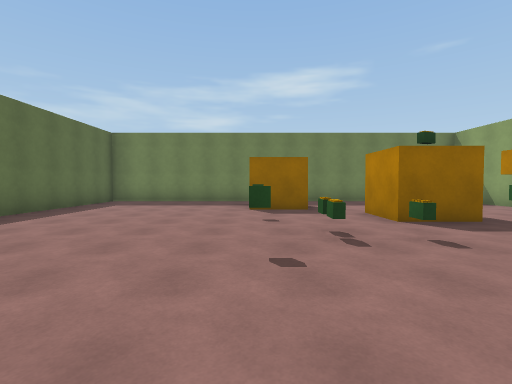
[1] (above)

17 first-person views from a walk through a scene from a Unity 3-D project. The camera is 1.4 m above the floor, tilts 2° down and sees 85° across. The floor is counted in squares, 2 m on a side. Each view is taken from the middle of a square. On the plan, view 1 faces up. The plan holds only what a view shows up to about 9 squares ahead; the rest is blank. The player is left out.

[2]
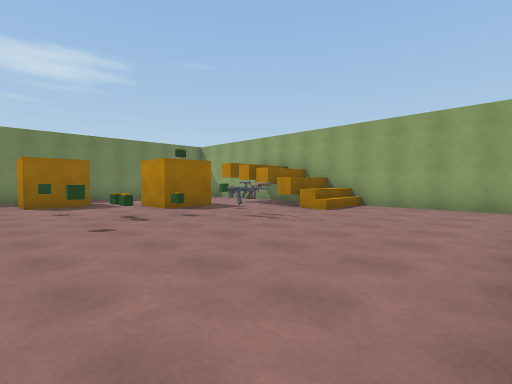

[3]
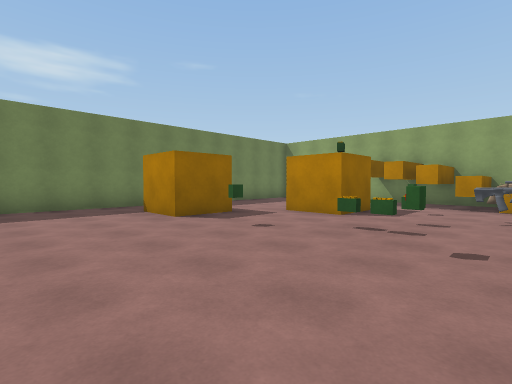

[4]
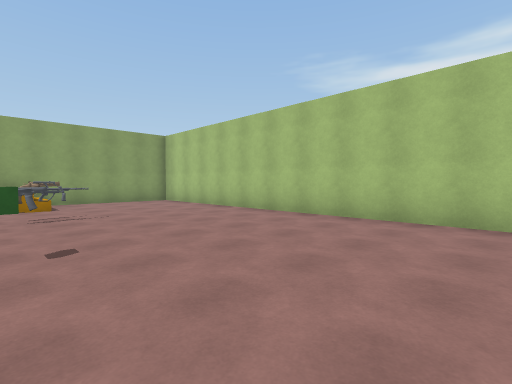

[5]
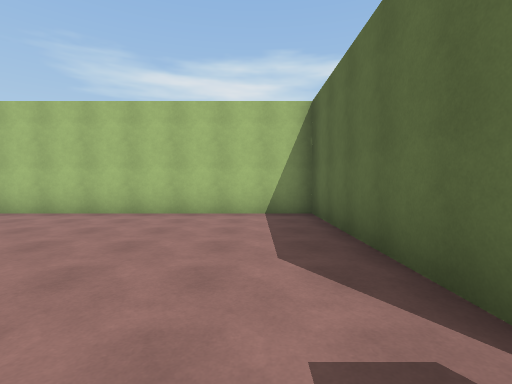

[6]
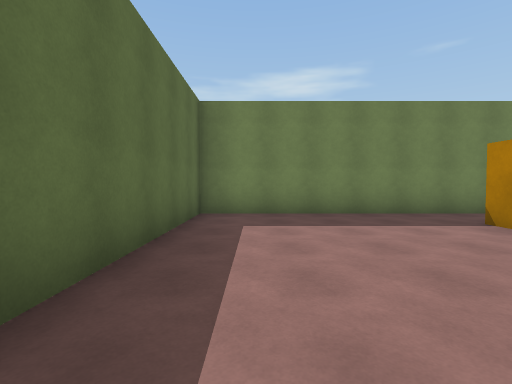

[7]
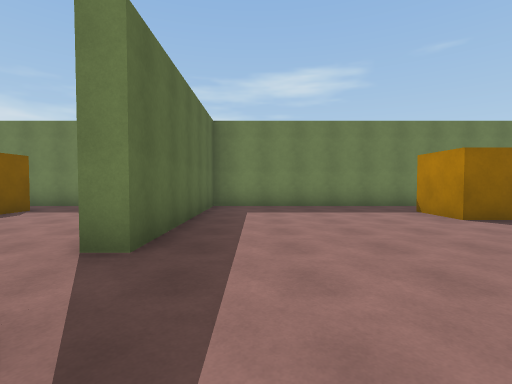

[8]
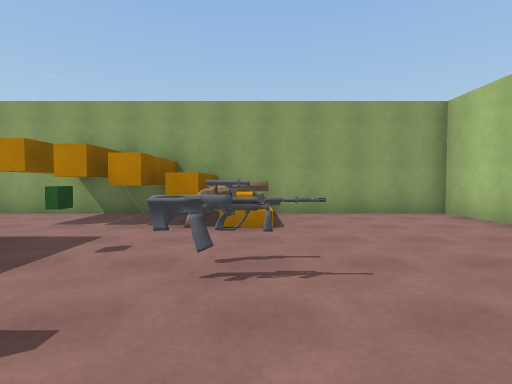

[9]
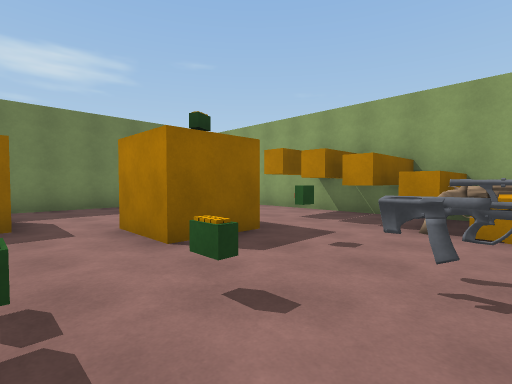

[10]
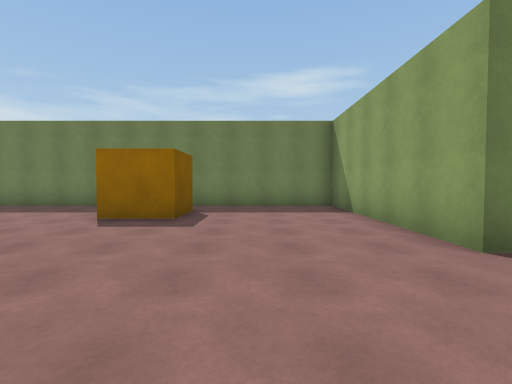

[11]
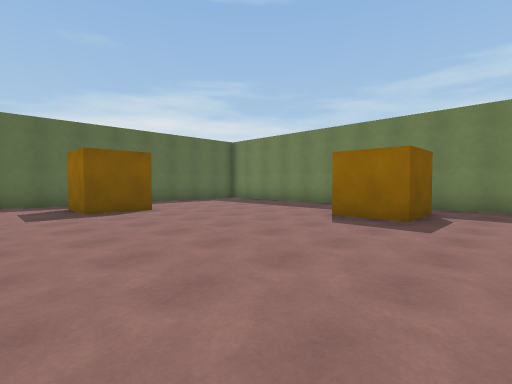

[12]
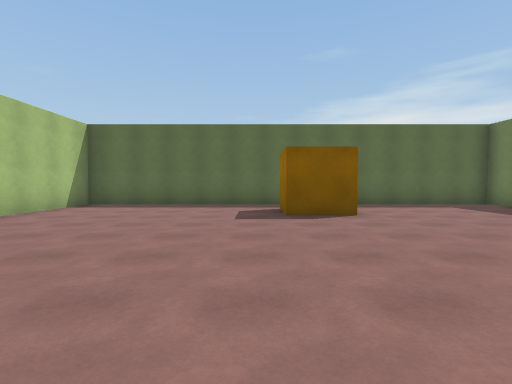

[13]
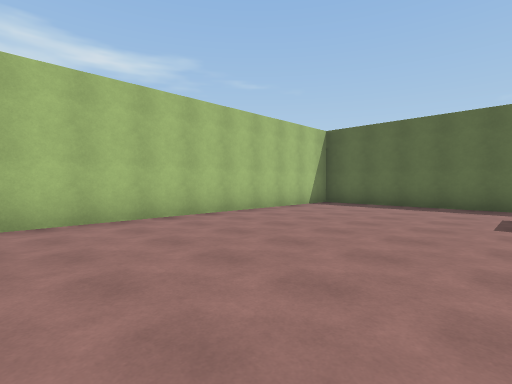

[14]
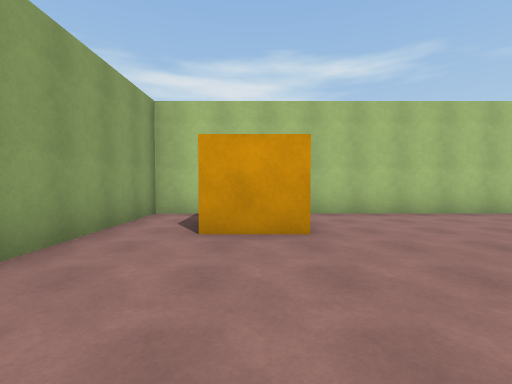

[15]
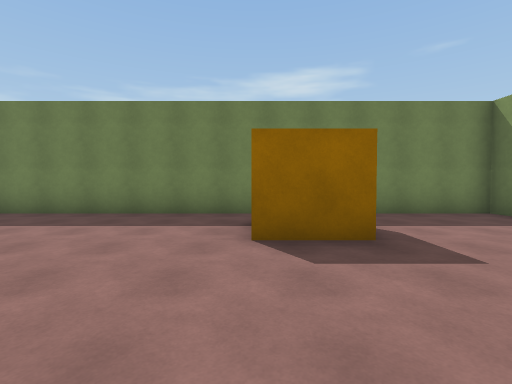

[16]
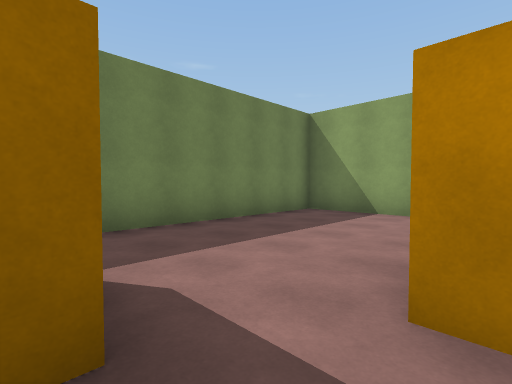

[17]
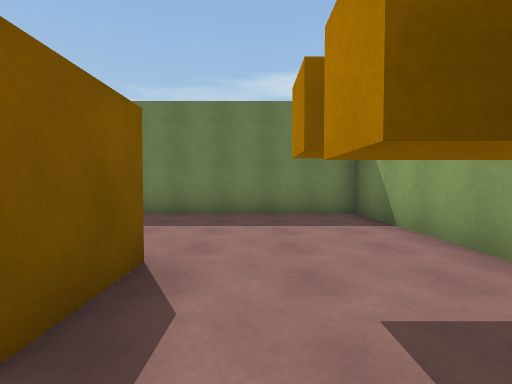

### Floor plan
Ten units are one square. View 1 is at (0, 0); x grows to the right and y downward. Boxes are objects, and circles mark ways between rooms. Rooms are numbered by the first view taken in them; rooms with no view inside come last. Other rooms are left out.
<svg viewBox="-183 -107 261 134">
<path fill="none" stroke="#000" d="M14 -71 -2 -71 -2 -88M40 -49 25 -49 25 -65M-52 -28 -52 22 73 22 73 -40M65 -46 53 -46 53 -51M72 -29 53 -29 53 -34M72 -37 53 -37 53 -42M15 -102 -52 -102 -52 -47M-149 -52 -149 -37 -164 -37M-88 -3 -71 -3M-95 -89 -95 -74 -111 -74M-178 -40 -178 22 -91 22M-52 -47 -57 -47 -57 -102 -178 -102 -178 -61M-57 -4 -57 -16M40 -65 40 -49M73 -40 73 -102 15 -102"/>
<rect x="-5" y="-35" width="10" height="10" fill="#bbb"><title>medkit</title></rect>
<rect x="-5" y="-65" width="10" height="10" fill="#bbb"><title>medkit</title></rect>
<rect x="5" y="-35" width="10" height="10" fill="#bbb"><title>crate</title></rect>
<rect x="5" y="-45" width="10" height="10" fill="#bbb"><title>crate</title></rect>
<rect x="15" y="-35" width="10" height="10" fill="#bbb"><title>crate</title></rect>
<rect x="25" y="-25" width="10" height="10" fill="#bbb"><title>other object</title></rect>
<rect x="35" y="-45" width="10" height="10" fill="#bbb"><title>medkit</title></rect>
<circle cx="-50" cy="-40" r="3" fill="#2a7"/>
<circle cx="20" cy="-70" r="3" fill="#2a7"/>
<circle cx="5" cy="-95" r="3" fill="#2a7"/>
<circle cx="50" cy="-50" r="3" fill="#2a7"/>
<text x="0" y="-30">1</text>
<text x="-120" y="-40">2</text>
<text x="50" y="-80">3</text>
</svg>
Room 1 opens to room 2. Room 1 opens to room 3.

Where each view was taken, in squares from view 1:
view 1: 0 up, 0 right, facing up
view 2: 2 down, 1 left, facing up-right
view 3: 2 up, 3 left, facing up-right
view 4: 3 up, 3 left, facing down-right
view 5: 4 up, 4 left, facing down
view 6: 4 up, 4 left, facing up
view 7: 2 up, 4 left, facing up
view 8: 2 up, 1 right, facing right
view 9: 2 up, 1 right, facing up-right
view 10: 2 up, 8 left, facing up
view 11: 2 up, 8 left, facing up-left
view 12: 3 up, 9 left, facing left
view 13: 3 up, 9 left, facing down-left
view 14: 4 up, 8 left, facing down
view 15: 4 up, 11 left, facing up
view 16: 6 up, 1 right, facing up-right
view 17: 4 up, 5 right, facing up
